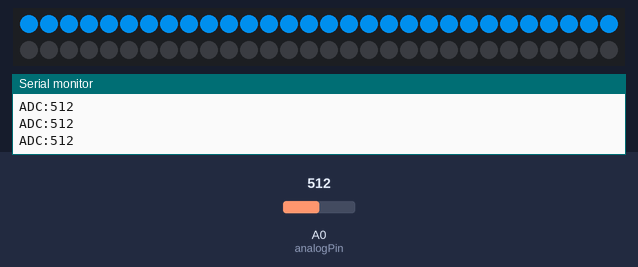
The sketch below on a simulated Arduino Uno, built with avr-gcc and run on an emulated ATmega328P. Shown: 60 RGB LEDs in strip order, left to right, continuing on the next row, the last lines printed to the serial monitor. The test bench sets the inputs (shaded band); at power-on: A0 (analogPin) = 512.

Above: at 3.2 s.
3.3 s: A0 (analogPin) set to 0
At 4.0 s:
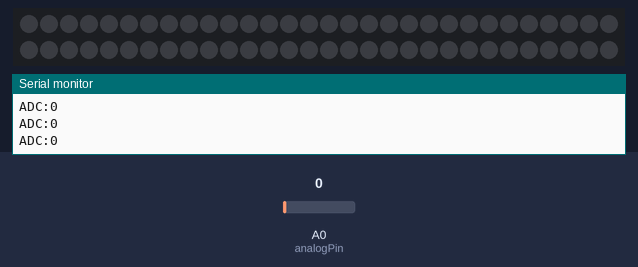
4.8 s: A0 (analogPin) set to 1023
At 5.1 s:
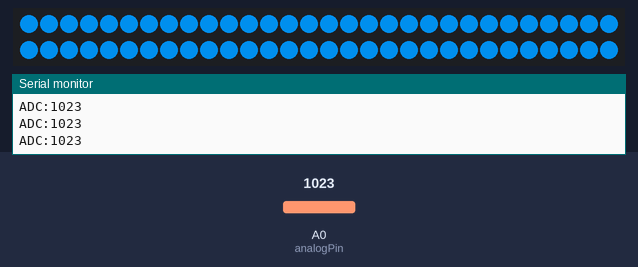
6.3 s: A0 (analogPin) set to 900
Timing chart, 0 to 9.3 s (numbered marks = the images above; inputs shaded):
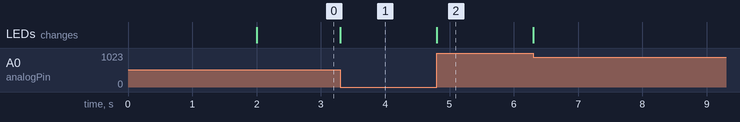

The sketch:

ledStripWithPotentiometer.ino
```cpp
#include <FastLED.h>
#define NUM_LEDS 60
#define DATA_PIN 6

int reading;
int analogPin = 0;
unsigned long previousMillis1 = 0;
unsigned long previousMillis2 = 0;
const long intervalA = 100;
const long intervalB = 50;

CRGB leds[NUM_LEDS];

void setup() {
    Serial.begin(9600);
    delay(2000);
    FastLED.addLeds<WS2812B, DATA_PIN, GRB>(leds, NUM_LEDS);  // GRB ordering is typical
}
void loop() {
 unsigned long currentMillis1 = millis();
 unsigned long currentMillis2 = millis();

 reading = analogRead(analogPin);
 if(currentMillis1 - previousMillis1 >= intervalA){
  previousMillis1 = currentMillis1;
  Serial.print("ADC:");
  Serial.println(reading);
 }

 if(currentMillis2 - previousMillis2 >= intervalB){
  previousMillis2 = currentMillis2;
  int ledCtrl = map(reading, 0, 1023, 0, 60);
    for(int i=0;i < ledCtrl ; i++){
      leds[i] = CRGB(0, 120, 200);
    }
    FastLED.show();
    FastLED.clear();
  }
}
```

Measured:
- after the input at 3.3 s, the LEDs: change at once (image 1)
- after the input at 4.8 s, the LEDs: change at once (image 2)
